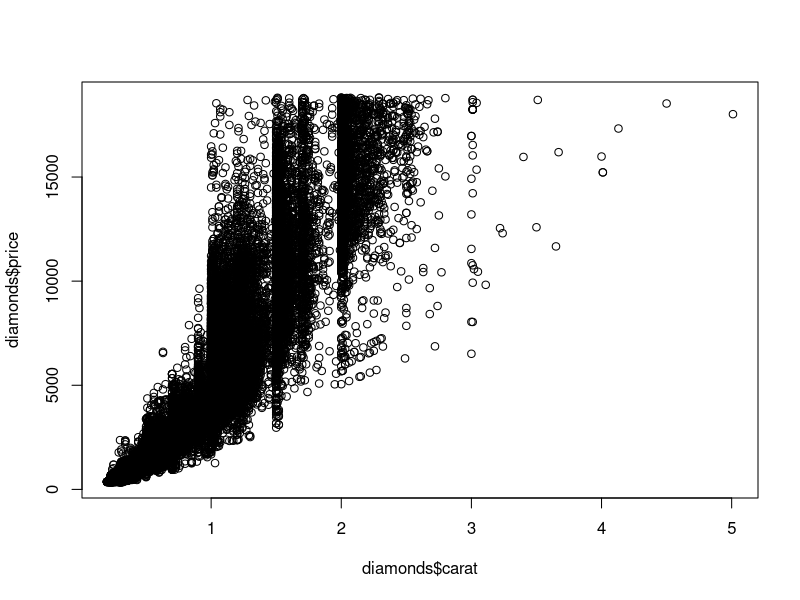
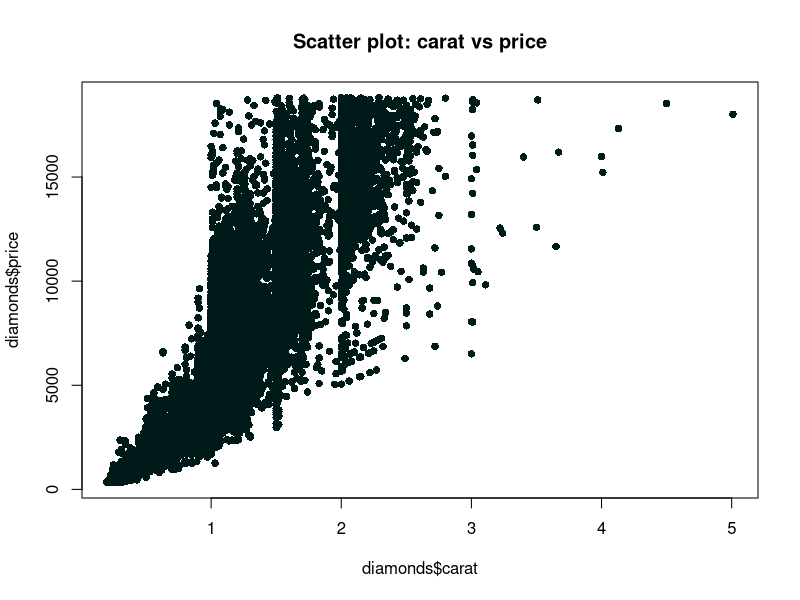
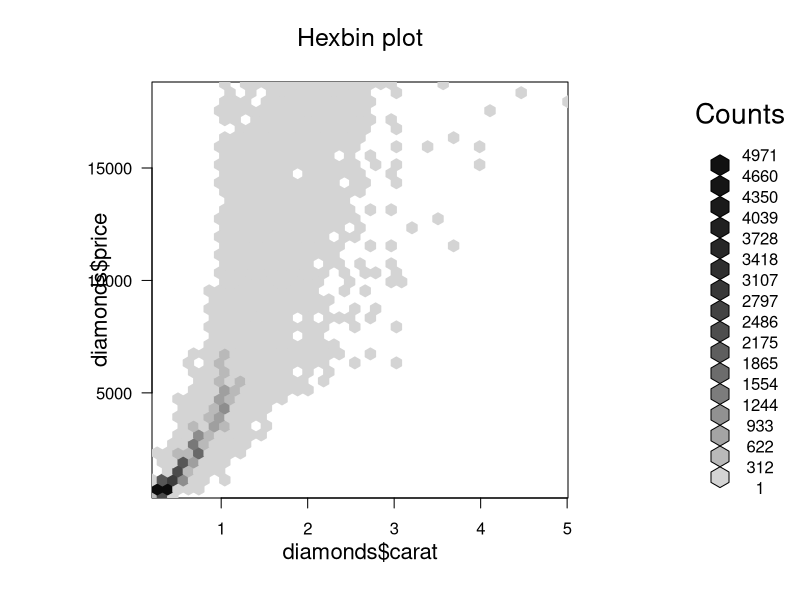
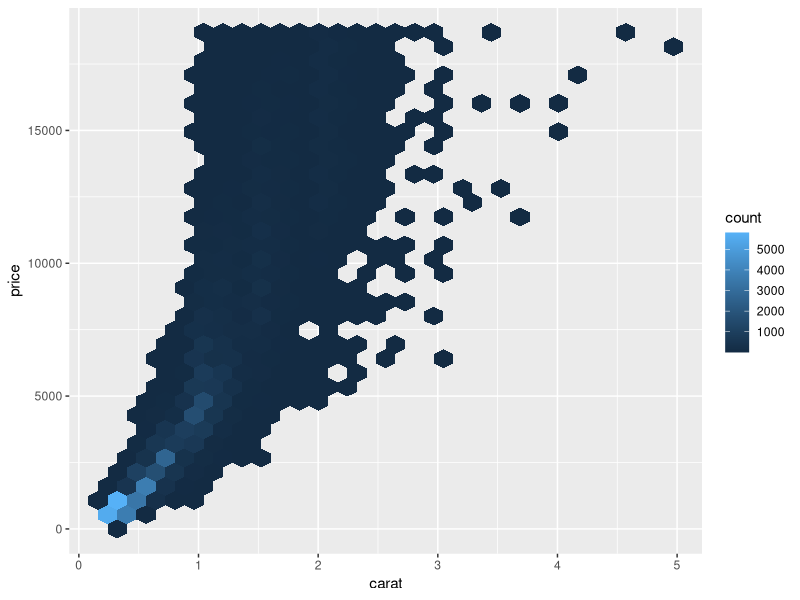
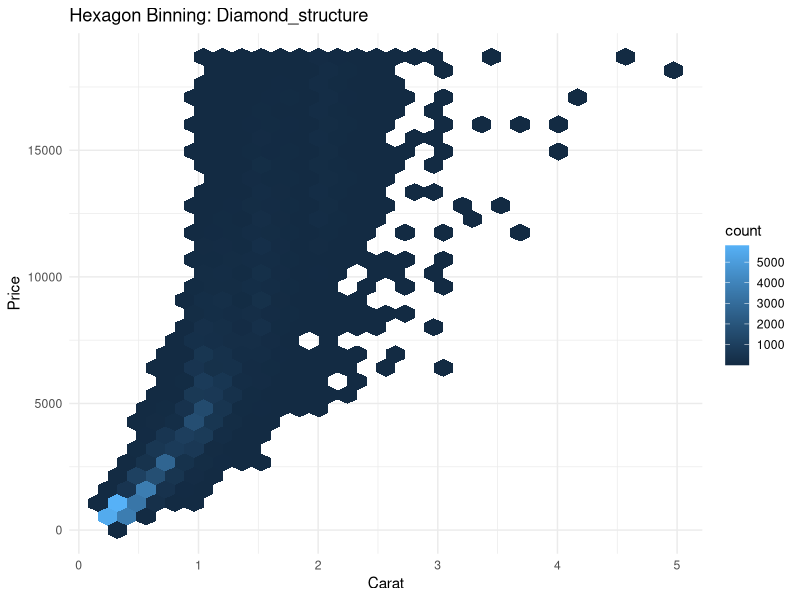
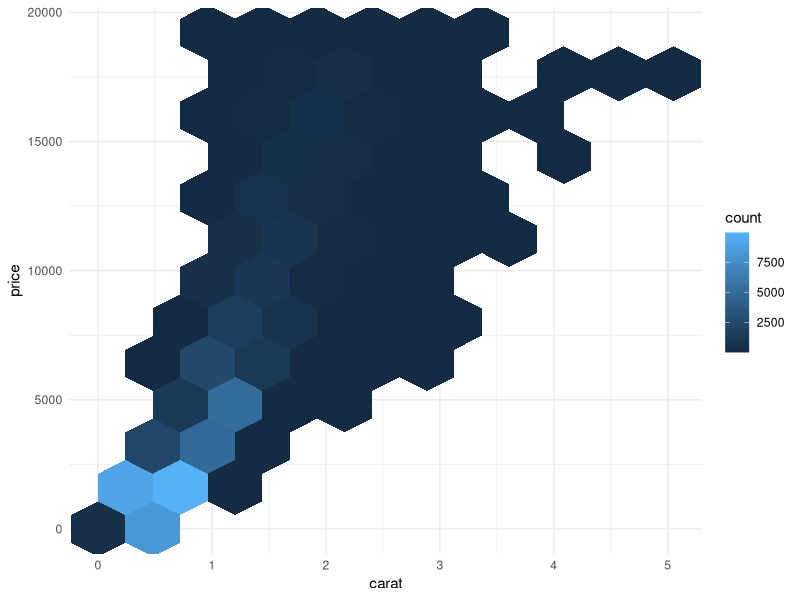
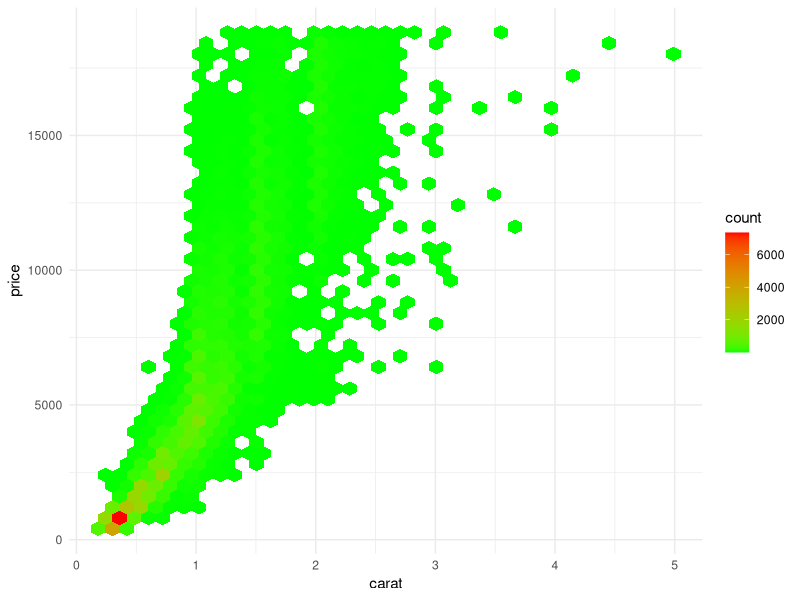
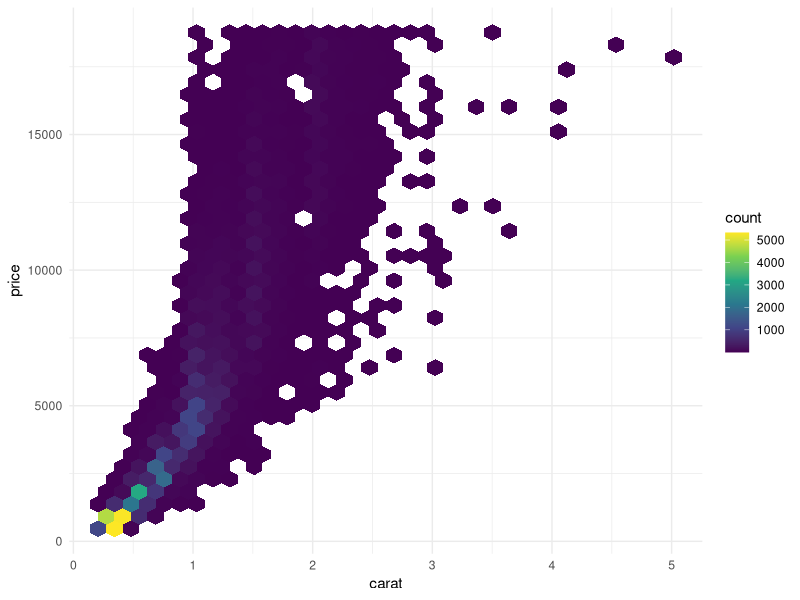

Reproduce these figures in R, in order.
#Load and understand the dataset

data(diamonds)
data(package = .packages(all.available = TRUE))
library(ggplot2)

data(diamonds)
str(diamonds)
dim(diamonds)

?diamonds


#Very basic Scatter
plot(diamonds$carat, diamonds$price)


#Improved scatter
plot(diamonds$carat, diamonds$price, col=rgb(0,0.1,0.1),pch=16, main="Scatter plot: carat vs price")


#Hexbin using base R
install.packages('hexbin')
library(hexbin)
hb<-hexbin(diamonds$carat, diamonds$price, xbins=40)
plot(hb, main="Hexbin plot")


#Basic Hexbin
ggplot(diamonds, aes(x=carat, y=price))+geom_hex()


#Labeled Hexbin Plot
ggplot(diamonds, aes(carat,price))+geom_hex()+
  labs( title = "Hexagon Binning: Diamond_structure", x="Carat", y="Price")+theme_minimal()



#Control Hexagon Density
ggplot(diamonds, aes(carat, price))+geom_hex(bins=10) + theme_minimal()

#Add color palatte(Gradient)
ggplot(diamonds, aes(carat,price))+geom_hex(bins=40)+
  scale_fill_gradient(low="green", high="red")+theme_minimal()


#Color meaning   -light -> fewer diamonds
#                -dark  -> dense region


#Professional Palatte(Viridis)
ggplot(diamonds, aes(carat, price))+geom_hex(bins=35)+scale_fill_viridis_c()+theme_minimal()



#Add Legend Title

ggplot(diamonds, aes(carat, price))+ geom_hex(bins=20)+scale_fill_viridis_c(name="count")+
  labs(title = "Density Structure of Diamonds", x="carat", y ="price")+
  theme_minimal()



#Faceted Hexbin
ggplot(diamonds,aes(carat, price))+ geom_hex(bins=20)+scale_fill_viridis_c()+facet_wrap(~cut)+theme_minimal()



#Log scale hexbin
ggplot(diamonds,aes(carat, price))+ geom_hex(bins=20)+scale_fill_viridis_c()+
  scale_y_log10()+
  theme_minimal()
